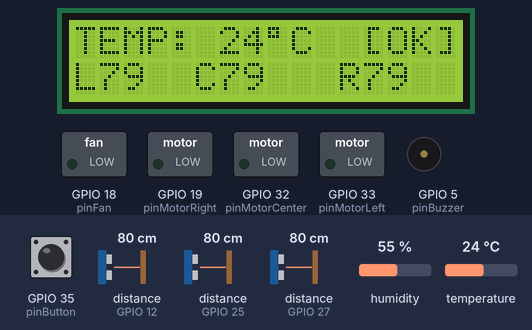
This sketch was run on a simulated ESP32. Shown: 16×2 character LCD, switched loads named in the sketch (green lamp = pin HIGH), buzzer (waves = sounding, pin HIGH). Wiring (inferred from the names in the program): 3 × ultrasonic range finder: trigger GPIO 13, echo GPIO 12 / trigger GPIO 14, echo GPIO 27 / trigger GPIO 26, echo GPIO 25. The test bench sets the inputs (shaded band); at power-on: GPIO 35 (pinButton) LOW, temperature 24 °C, distance to the obstacle (sensors on GPIO 12, GPIO 25, GPIO 27) 80 cm, humidity 55 %. The echo pulse lasts 58.3 µs per cm; pins used as bus, display or sensor lines are not drawn; what the sketch prints to the serial monitor is not drawn.

Above: at 2.8 s.
2.9 s: GPIO 35 (pinButton) pulled HIGH for 1 s
At 3.53 s:
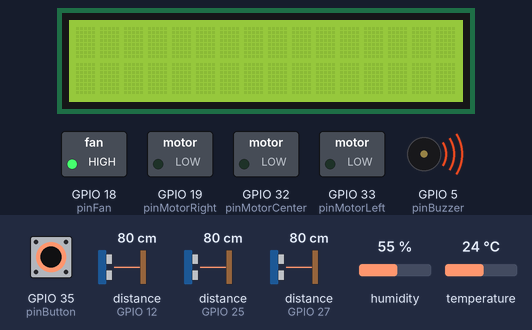
5.4 s: temperature set to 34.1 °C
At 6.7 s:
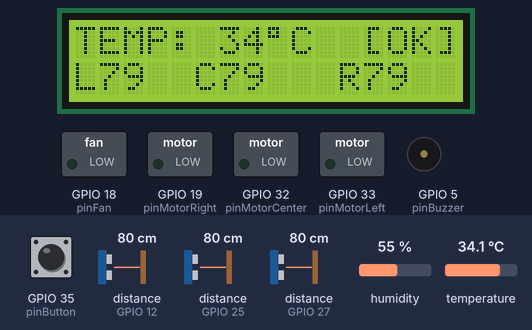
7.6 s: temperature set to 35.6 °C
At 9.0 s:
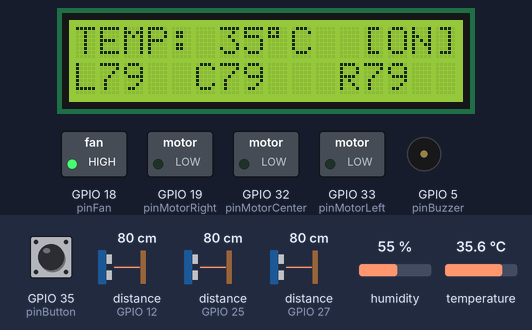
9.6 s: distance to the obstacle (sensor on GPIO 12) set to 56 cm
At 10.8 s:
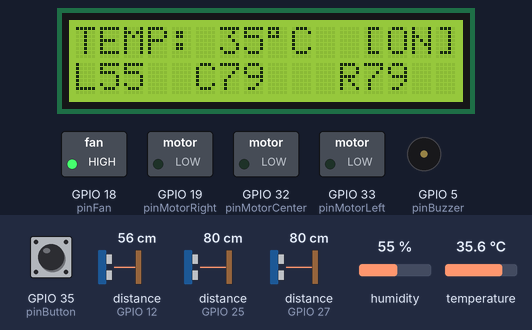
11.1 s: distance to the obstacle (sensor on GPIO 12) set to 48 cm
At 12.1 s:
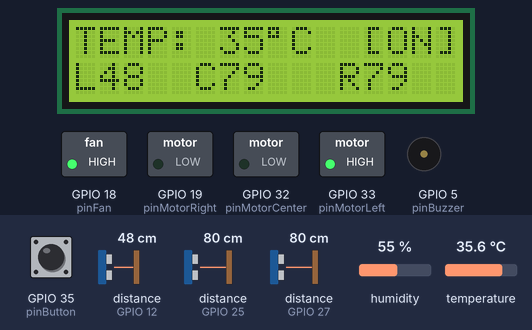
17.1 s: distance to the obstacle (sensor on GPIO 25) set to 18 cm
At 18.4 s:
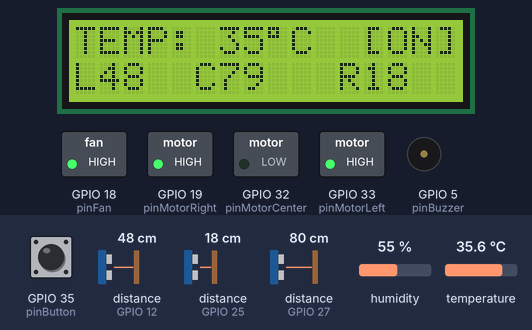
Timing chart, 0 to 19.6 s (numbered marks = the images above; inputs shaded):
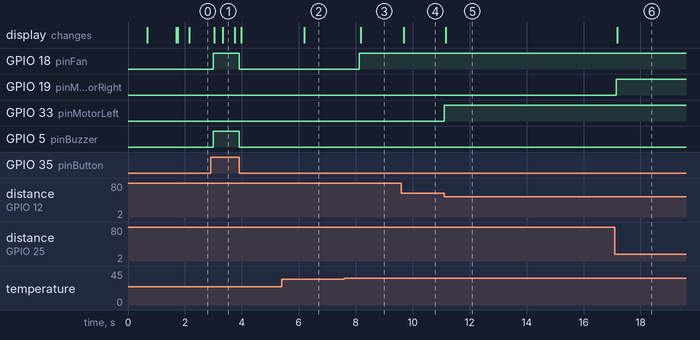

The sketch:

main.ino
```cpp
#include <Wire.h>
#include <LiquidCrystal_I2C.h>
#include <DHT.h>

// =========================================================================
// 1. HARDWARE CONFIGURATIONS & INITIALIZATION
// =========================================================================

// Standard I2C display initialization
LiquidCrystal_I2C lcd(0x3F, 16, 2);

// DHT11 Thermal Sensor
const int pinDHT = 4;
#define DHTTYPE DHT22
DHT dht(pinDHT, DHTTYPE);

// Omron B3F Latching Switch (Input-Only Safe Pin 35)
const int pinButton = 35;

// HC-SR04 Ultrasonic Distance Sensors
const int pinTriggerLeft   = 13;
const int pinEchoLeft      = 12;
const int pinTriggerCenter = 14;
const int pinEchoCenter    = 27;
const int pinTriggerRight  = 26;
const int pinEchoRight     = 25;

// Output Drivers (Actuators via ULN2003 / MOSFETs)
const int pinMotorLeft     = 33;
const int pinMotorCenter   = 32;
const int pinMotorRight    = 19;
const int pinFan           = 18; // Tied to IN4 on ULN2003
const int pinBuzzer        = 5;

// =========================================================================
// 2. TIMERS & PARAMETERS
// =========================================================================
const int minDistance   = 10;
const int maxDistance   = 50;
const float tempFanOn   = 35.0;
const float tempAlert   = 42.0;

unsigned long lastBlinkTime = 0;
bool blinkState = true;
const int blinkInterval = 400;

unsigned long lastDHTReadTime = 0;
const unsigned long dhtInterval = 2000;
float currentTemp = 25.0;

void setup() {
  Serial.begin(115200);
  delay(500);
  Serial.println("--- System Initializing ---");

  // Explicitly force the ESP32 I2C pins (SDA=21, SCL=22) to stabilize the bus
  Wire.begin(21, 22);
  delay(100);

  dht.begin();

  // Initialize the screen with safe timing delays
  lcd.init();
  lcd.backlight();
  lcd.clear();
  lcd.setCursor(0, 0);
  lcd.print("System Setup...");

  pinMode(pinEchoLeft, INPUT);
  pinMode(pinEchoCenter, INPUT);
  pinMode(pinEchoRight, INPUT);
  pinMode(pinButton, INPUT);

  pinMode(pinTriggerLeft, OUTPUT);
  pinMode(pinTriggerCenter, OUTPUT);
  pinMode(pinTriggerRight, OUTPUT);
  pinMode(pinMotorLeft, OUTPUT);
  pinMode(pinMotorCenter, OUTPUT);
  pinMode(pinMotorRight, OUTPUT);
  pinMode(pinFan, OUTPUT);
  pinMode(pinBuzzer, OUTPUT);

  digitalWrite(pinMotorLeft, LOW);
  digitalWrite(pinMotorCenter, LOW);
  digitalWrite(pinMotorRight, LOW);
  digitalWrite(pinFan, LOW);
  digitalWrite(pinBuzzer, LOW);

  delay(1000);
  lcd.clear();
  Serial.println("--- Initialization Complete! ---");
}

void loop() {
  int buttonState = digitalRead(pinButton);
  unsigned long currentMillis = millis();

  // =========================================================================
  // NON-BLOCKING TEMPERATURE SAMPLING
  // =========================================================================
  if (currentMillis - lastDHTReadTime >= dhtInterval) {
    lastDHTReadTime = currentMillis;
    float newTemp = dht.readTemperature();
    if (!isnan(newTemp) && newTemp > 5.0 && newTemp < 100.0) {
      currentTemp = newTemp;
    }
  }

  bool emergencyActive = false;

  // =========================================================================
  // 3. AUTOMATION LOGIC & SAFETY GUARDRAILS
  // =========================================================================
  if (buttonState == HIGH || currentTemp >= tempAlert) {
    emergencyActive = true;
    digitalWrite(pinBuzzer, HIGH);
    digitalWrite(pinFan, HIGH);

    digitalWrite(pinMotorLeft, LOW);
    digitalWrite(pinMotorCenter, LOW);
    digitalWrite(pinMotorRight, LOW);
  }
  else if (currentTemp >= tempFanOn) {
    digitalWrite(pinFan, HIGH);
    digitalWrite(pinBuzzer, LOW);
  }
  else {
    digitalWrite(pinFan, LOW);
    digitalWrite(pinBuzzer, LOW);
  }

  // =========================================================================
  // 4. ULTRASONIC RANGEFINDER DRIVERS
  // =========================================================================
  long distanceLeft = 0, distanceCenter = 0, distanceRight = 0;

  if (!emergencyActive) {
    distanceLeft = getDistance(pinTriggerLeft, pinEchoLeft);
    digitalWrite(pinMotorLeft, (distanceLeft >= minDistance && distanceLeft <= maxDistance) ? HIGH : LOW);
    delay(10);

    distanceCenter = getDistance(pinTriggerCenter, pinEchoCenter);
    digitalWrite(pinMotorCenter, (distanceCenter >= minDistance && distanceCenter <= maxDistance) ? HIGH : LOW);
    delay(10);

    distanceRight = getDistance(pinTriggerRight, pinEchoRight);
    digitalWrite(pinMotorRight, (distanceRight >= minDistance && distanceRight <= maxDistance) ? HIGH : LOW);
  }

  // =========================================================================
  // 5. SERIAL LOGGING
  // =========================================================================
  Serial.print("SW: "); Serial.print(buttonState);
  Serial.print(" | Temp: "); Serial.print((int)currentTemp);
  Serial.print("C | Distances -> L: "); Serial.print(distanceLeft);
  Serial.print("cm  C: "); Serial.print(distanceCenter);
  Serial.print("cm  R: "); Serial.print(distanceRight);
  Serial.println("cm");

  // =========================================================================
  // 6. I2C DISPLAY UI REFRESH
  // =========================================================================
  if (currentMillis - lastBlinkTime >= blinkInterval) {
    blinkState = !blinkState;
    lastBlinkTime = currentMillis;
  }

  if (emergencyActive) {
    if (buttonState == HIGH) {
      if (blinkState) {
        lcd.setCursor(0, 0); lcd.print("   EMERGENCY    ");
        lcd.setCursor(0, 1); lcd.print("      HELP      ");
      } else {
        lcd.setCursor(0, 0); lcd.print("                ");
        lcd.setCursor(0, 1); lcd.print("                ");
      }
    } else {
      lcd.setCursor(0, 0); lcd.print("!! OVERHEAT !!  ");
      lcd.setCursor(0, 1); lcd.print("REMOVE BELT NOW ");
    }
  } else {
    String tempDisplay = "TEMP: " + String((int)currentTemp) + (char)223 + "C    ";
    lcd.setCursor(0, 0);
    lcd.print(tempDisplay);

    lcd.setCursor(12, 0);
    if (currentTemp >= tempFanOn) lcd.print("[ON]");
    else lcd.print("[OK]");

    lcd.setCursor(0, 1);
    lcd.print("L"); lcd.print(distanceLeft); lcd.print("  ");
    lcd.setCursor(5, 1);
    lcd.print("C"); lcd.print(distanceCenter); lcd.print("  ");
    lcd.setCursor(11, 1);
    lcd.print("R"); lcd.print(distanceRight); lcd.print("  ");
  }

  delay(30);
}

long getDistance(int triggerPin, int echoPin) {
  digitalWrite(triggerPin, LOW);
  delayMicroseconds(2);
  digitalWrite(triggerPin, HIGH);
  delayMicroseconds(10);
  digitalWrite(triggerPin, LOW);

  long duration = pulseIn(echoPin, HIGH, 30000);
  long calcDist = duration * 0.0343 / 2;

  if (calcDist <= 0 || calcDist > 400) {
    return 999;
  }
  return calcDist;
}
```

Measured:
- the behaviour switches between 34.9 and 35 °C on temperature (found by bisection; images 2 and 3)
- the behaviour switches between 51 and 50 cm on distance to the obstacle (sensor on GPIO 12) (found by bisection; images 4 and 5)
- after the input at 2.9 s, GPIO 18 (pinFan), GPIO 5 (pinBuzzer): LOW → HIGH after 0.09 s, → LOW 0.92 s later; the display: first changes after 0.12 s (image 1 shows a later state)
- after the input at 5.4 s, the display: changes after 0.79 s (image 2)
- after the input at 7.6 s, GPIO 18 (pinFan): LOW → HIGH after 0.52 s; the display: changes after 0.58 s (image 3)
- after the input at 9.6 s, the display: changes after 0.09 s (image 4)
- after the input at 11.1 s, GPIO 33 (pinMotorLeft): LOW → HIGH at once; the display: changes after 0.06 s (image 5)
- after the input at 17.1 s, GPIO 19 (pinMotorRight): LOW → HIGH at once; the display: changes after 0.08 s (image 6)
